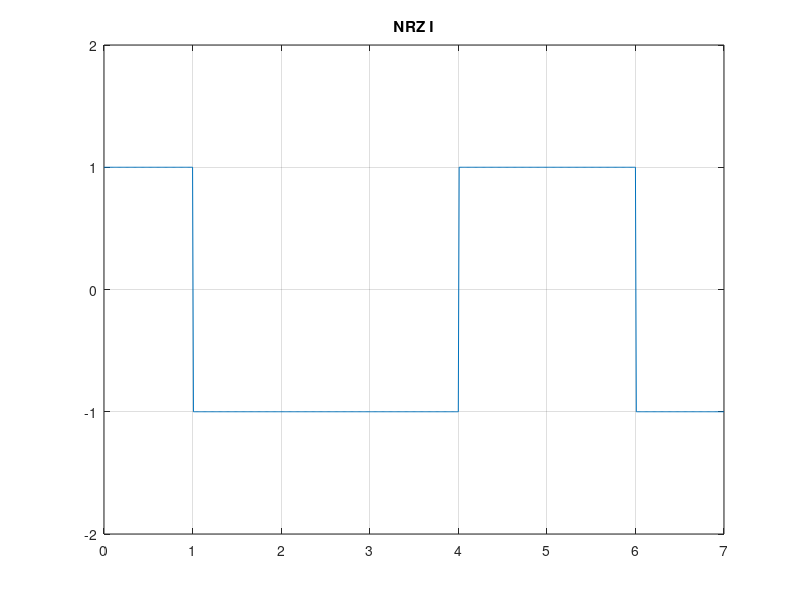

MATLAB code for this plot:
clc;
clear;
x=[1 0 1 1 0 1 0];
t=0:0.01:length(x);
i=1;
flag=0;
for j=1:length(t)
    if(j==1)
        y(j)=1;
    else
    if(t(j)<=i)
        if(x(i)==1)
            y(j)=y(j-1);
            flag=0;
        else
            if(flag==0)
                y(j)=-y(j-1);
                flag=1;
            else
                y(j)=y(j-1);
            end
        end
    else
        i=i+1;
        if(x(i)==1)
            y(j)=y(j-1);
            flag=0;
        else
            if(flag==0)
                y(j)=-y(j-1);
                flag=1;
            else
                y(j)=y(j-1);
            end
        end
    end     
    end
end
plot(t,y);
axis([0 length(x) -2 2]);
grid on;
title("NRZ I");